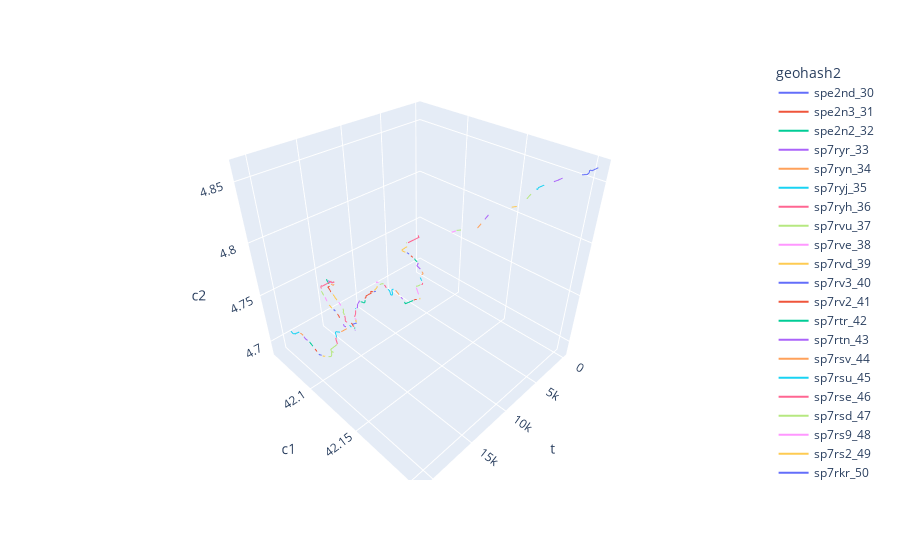

Here is the notebook cell this chart was saved with:
### Code cell
px.line_3d(df[df.tid == 1], x="t", y="c1", z="c2", color="geohash2")
